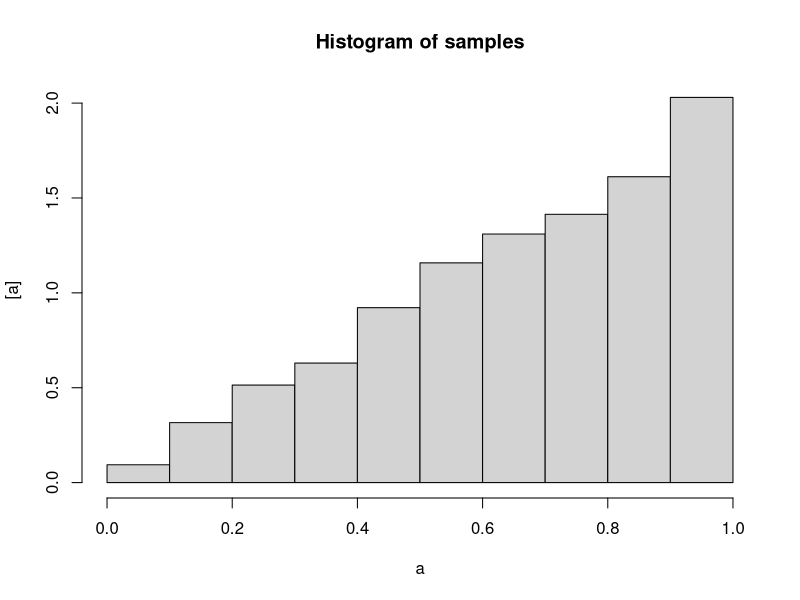
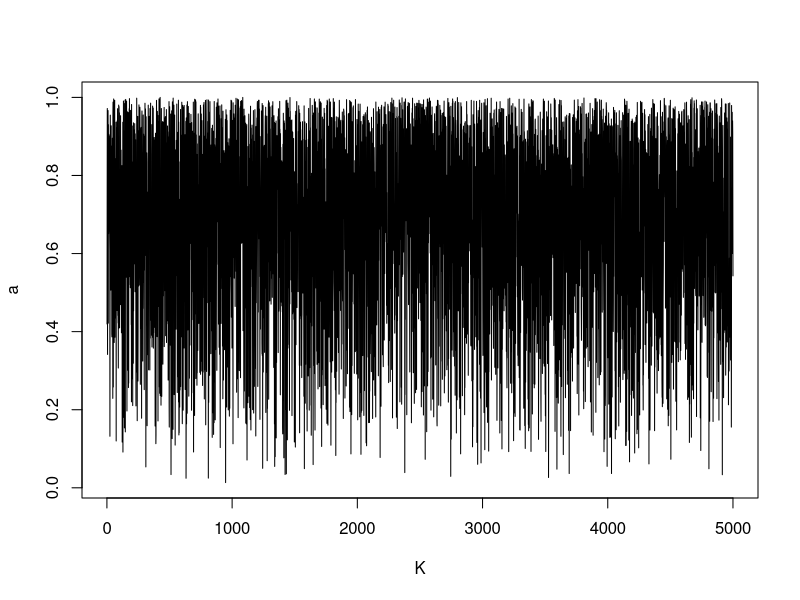
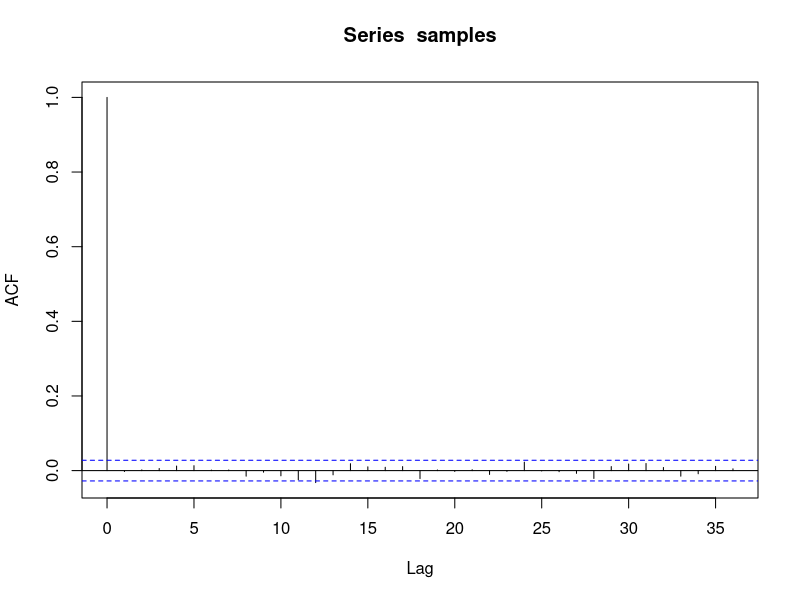
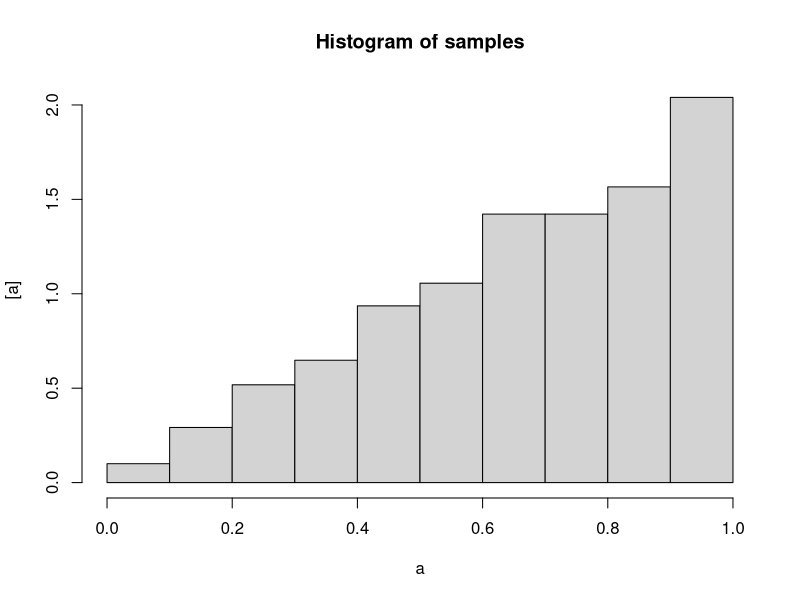
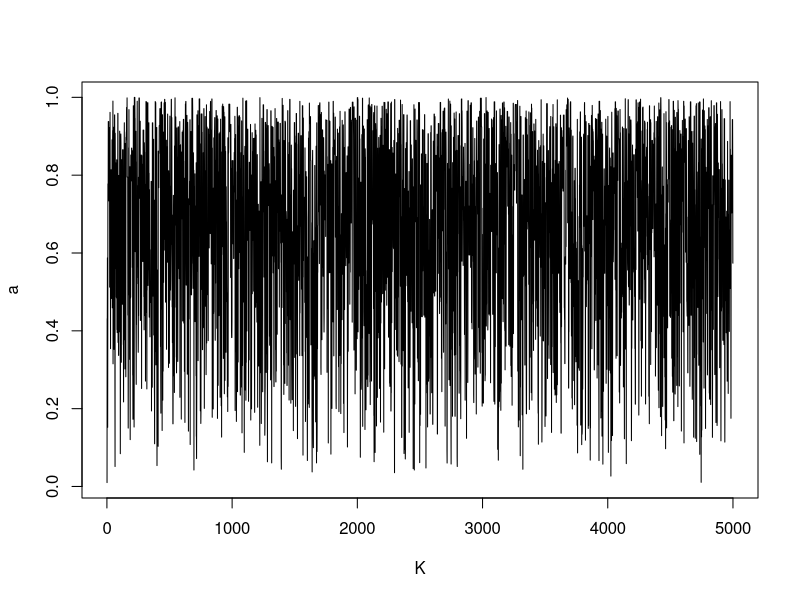
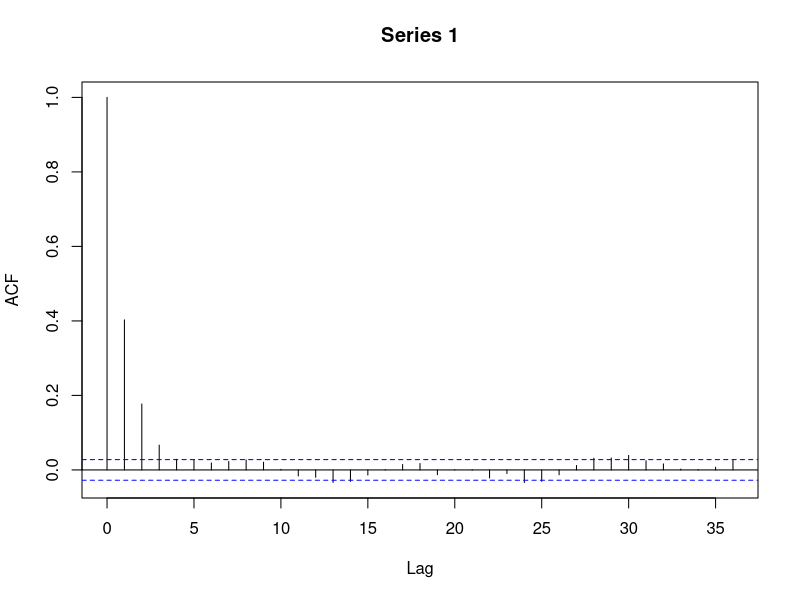
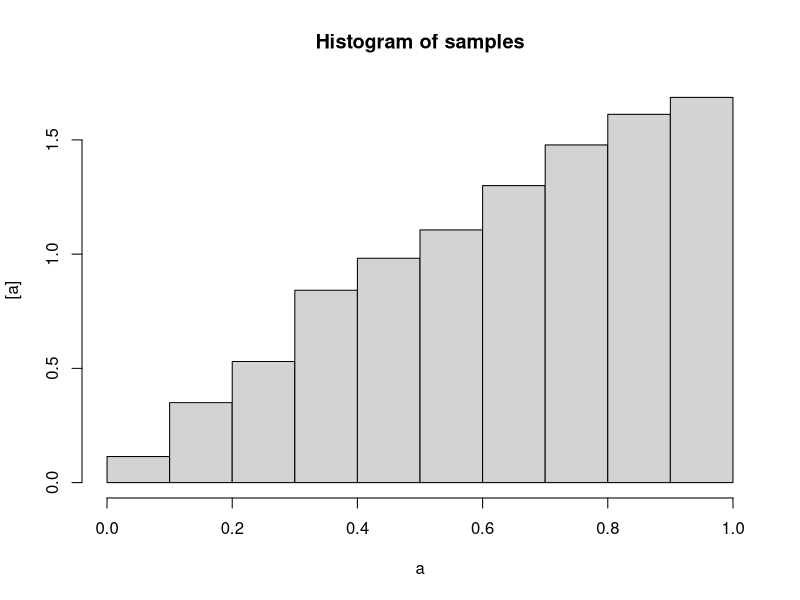
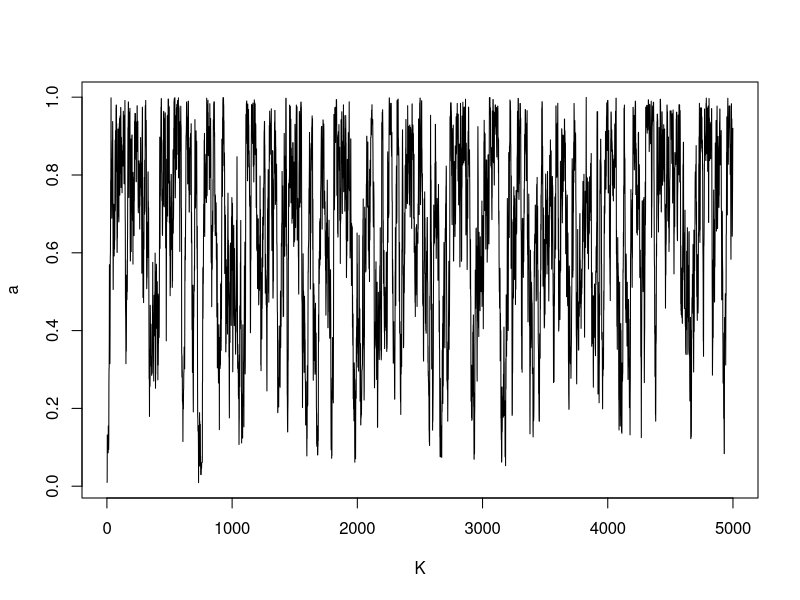

The R source for these figures, in order:
## ---- chunk 1
knitr::opts_chunk$set(echo = TRUE)
## ---- chunk 2
set.seed(1)
K<-5000
samples <- rbeta(K,2,1)
hist(samples, xlab="a", ylab = "[a]", freq = FALSE)

#Trace plot
plot(1:K, samples, type='l' ,xlab="K", ylab = "a")

# Ideal case autocorrelation plot
acf(samples)
## ---- chunk 3
a.init <- 0.01

samples <- matrix(NA,K,1)
samples[1,] <- a.init
for (k in 2:K){
  a.old <- samples[k-1,]
  a.try <- runif(1)
  mh <- a.try/a.old
  keep <- ifelse(mh>1,1,rbinom(1,1,mh))
  samples[k,] <- ifelse(keep==1, a.try, a.old)
}
hist(samples, xlab="a", ylab = "[a]", freq = FALSE)
# Trace plot
plot(1:K, samples, type='l' ,xlab="K", ylab = "a")

# Autocorrelation plot
acf(samples)
## ---- chunk 4
a.init <- 0.01
sigma.tune<-0.1

samples <- matrix(NA,K,1)
samples[1,] <- a.init

for (k in 2:K){
  a.old <- samples[k-1,]
  a.try <- rnorm(1,a.old,sigma.tune)
  mh <- ifelse(a.try>0 & a.try<1, a.try/a.old, 0)
  keep <- ifelse(mh>1,1,rbinom(1,1,mh))
  samples[k,] <- ifelse(keep==1, a.try, a.old)
}
hist(samples, xlab="a", ylab = "[a]", freq = FALSE)
# Trace plot
plot(1:K, samples, type='l' ,xlab="K", ylab = "a")

# Autocorrelation plot
acf(samples)
## ---- chunk 5
y <- 0

